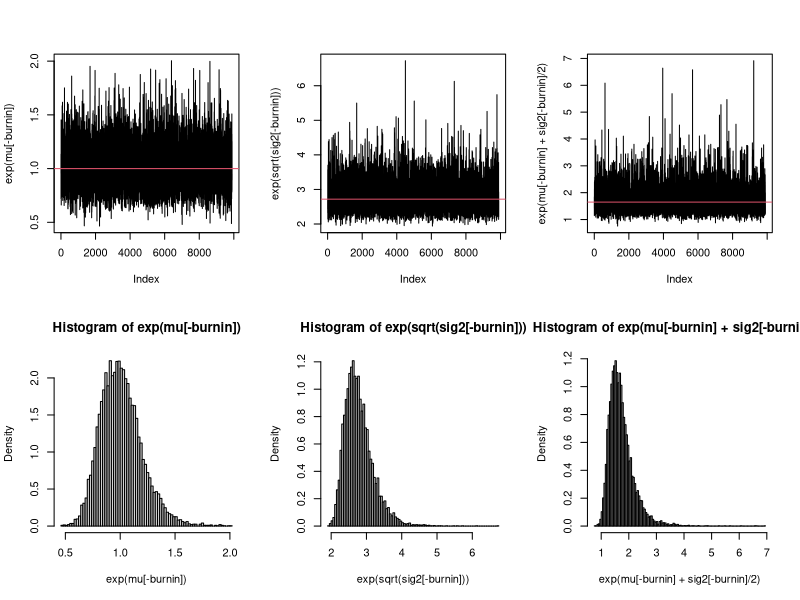
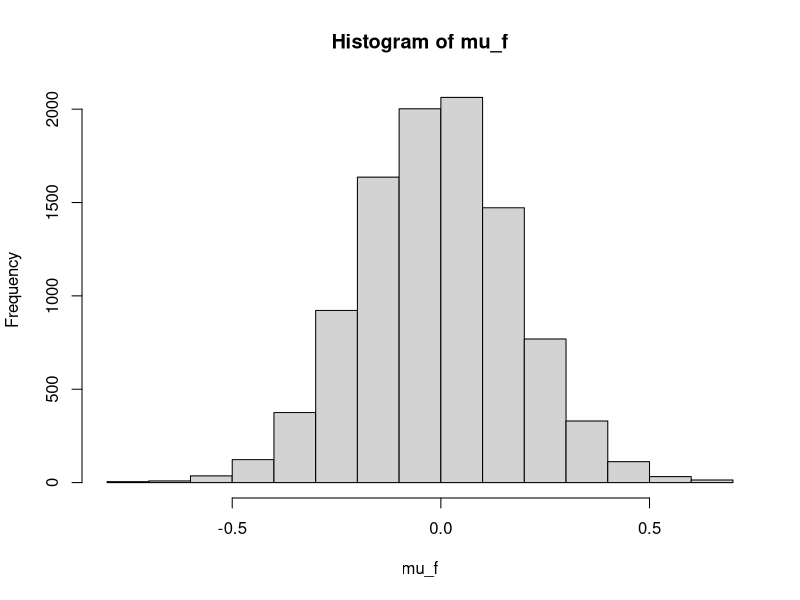
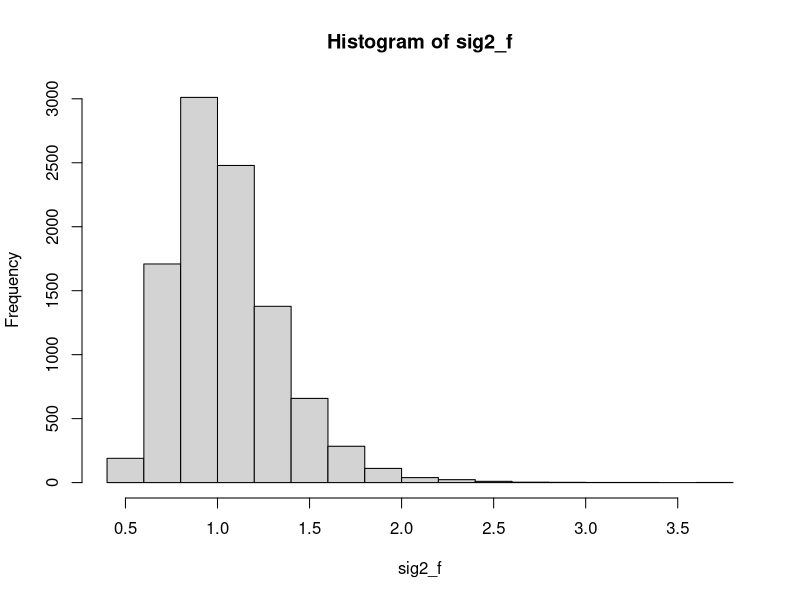

Recreate these plots in R, in order.
rm(list=ls())
############
#Get Data
############
set.seed(525)
mu.true=0 ## these are true parameters that we need to estimate using data Y 
sig2.true=1

n=30 
Y=rnorm(n = n,
        mean = mu.true,
        sd = sqrt(sig2.true)
        )

############
#Set up priors
############
theta=0
tau2=100000 #proper, but not very informative prior for mu; we assume that mean is distributed around 
  # zero, but with huge variance 
  # variance is huge => prior is non informative 

a=0.001
b=0.001  #common noninformative prior for sig2, this will be some gamma 


############
#Initialize Gibbs Sampler
############
nits=10000 # will use 10,000 steps/iterations to get posterior distributions of Mean and Variance of Distribution wehre Y came from 

mu=sig2=rep(NA,nits)

### these are extremely wrong, but because the 
### problem is relatively simple, so this does not matter in the end 

## these are just our point estimate~guesses at what the true parameters are 
mu[1]=10000 #mean(Y)    #seems like logical initial values      
sig2[1]=200 #var(Y)


############
# this is the sampler now 

for(it in 2:nits){
  #########
  #update mu
  ########
  mumean=(tau2*mean(Y) + sig2[it-1]/n * theta)/(tau2 + sig2[it-1]/n) # calculate updated mean of mu distribution 
    # recall: mu is the mean of distribution that generated values of Y 
    # but, in Bayes inference, we need to get distribution of MU - true mean of Y 
    # we need to get distribution of values of MU 
    # this parameter is the mean of distribution of MU 
  
    # how we calculated it?? we use proportional argument and derive by hand what 
    # parameters distribution of mu must have 
    # it depends of observed mean of Y, 
    # prior assumed variance (standard error) of MU distribution,  
    # prior assumed mean of MU distribution, 
  
    # most recent estimate of the variance of Y
  
  muvar =(tau2 * sig2[it-1]/n) / (tau2 + sig2[it-1]/n)
    # now we need to estimate variance of distirbution of MU 
    # again, it is expressed as some formula that we derived by hand 
  
  mu[it]=rnorm(1,mumean,sqrt(muvar))
    # now using updated values of parameters of distribution of MU, get one value of MU, and save it 
    # these values will eventually form posterior sampling distributions of MU, which we will do inference on 
  
  #########
  #update sig2
  #########
  
  # same idea, no reason to comment on this 
  sig2[it]=1/rgamma(1,n/2+a,sum( (Y-mu[it])^2 )/2 + b)
  
  
}

burnin=1:100

par(mfrow=c(2,3))
plot(exp(mu[-burnin]),type='l'); abline(h=exp(mu.true),col=2)
plot(exp(sqrt(sig2[-burnin])),type='l'); abline(h=exp(sqrt(sig2.true)),col=2)
plot(exp(mu[-burnin]+sig2[-burnin]/2),type='l'); abline(h=exp(mu.true+sig2.true/2),col=2)
hist(exp(mu[-burnin]),breaks=100,freq=FALSE)
hist(exp(sqrt(sig2[-burnin])),breaks=100,freq=FALSE)
hist(exp(mu[-burnin]+sig2[-burnin]/2),breaks=100,freq=FALSE)

dev.off()

## after filtering out bad burn in values, we get a symmetric normal distribution of the parameter MU: 
#     which governs distribution of values of Y 
mu_f <- mu[-burnin]
hist(mu_f)  
summary(mu_f)
sd(mu_f)
mean(mu_f)
median(mu_f)

sig2_f <- sig2[-burnin]
hist(sig2_f)  
summary(sig2_f)
mean(sig2_f)
median(sig2_f)

### recall: true values of MU and SIGMA for distribution of Y were 0 and 1 respectively 
### this is what we get here, which is great. 

##### In slides, week2_lecture1: page 22 shows how we get formulas for updating mu and sigma values 

